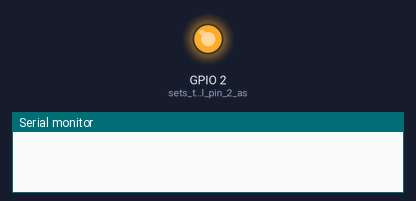
This sketch was run on a simulated ESP32. Parts: output pins drawn as LEDs (lit = HIGH), the last lines printed to the serial monitor. WiFi joins after 1.5 s; servers stay silent unless stated; no MQTT or app messages arrive unless stated; nothing arrives over Bluetooth unless stated.

Above: at 0.1 s.
At 13.6 s:
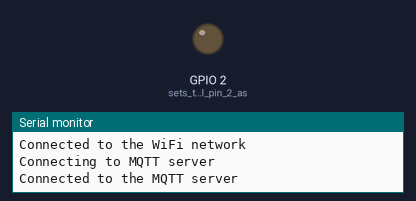
Timing chart, 0 to 15.1 s (numbered marks = the images above):
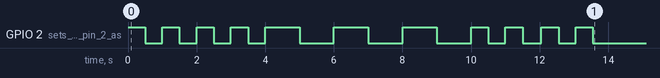

The sketch:

ESP32cidlo.ino
```cpp
#include <BLEDevice.h>

#include <SPI.h>
#include <WiFi.h>
#include <PubSubClient.h>


//// ENTER NETWORK INFO HERE ////////////

const char* networkSSID = "";
const char* networkPW = "";

const char* mqttServer = "";
const int mqttPort = 1883;

const char* mqttID = "testTopic/ESP01"; // topic/sensorID
const char* mqttUser = "";
const char* mqttPW = "";

//////////////////////////////////////////

WiFiClient espClient;
PubSubClient mqttClient(espClient);

void blinkLED(int count, int delaytime)
{
  for (int i=0;i<count;i++)
  {
    digitalWrite(2, HIGH);
    delay(delaytime);
    digitalWrite(2, LOW);
    delay(delaytime);
  }
}

void setupBluetooth()
{
  BLEDevice::init("");
  Serial.println("Bluetooth device initialized");
}


void setupWifi()
{
  WiFi.begin(networkSSID, networkPW);

  while (WiFi.status() != WL_CONNECTED)
  {
    Serial.println("Connecting to WiFi..");
    blinkLED(3,1000);
  }

  Serial.println("Connected to the WiFi network");
}


void setupMQTTclient()
{
  mqttClient.setServer(mqttServer, mqttPort);

  Serial.println("Connecting to MQTT server");
  bool mqttConnection = 0;
  while(!mqttConnection)
  {
    mqttConnection = mqttClient.connect(mqttID, mqttUser, mqttPW);
    if (mqttConnection)
    {
      Serial.println("Connected to the MQTT server");
    }
    else
    {
      Serial.println("Connection to the MQTT server failed.. new attempt");
      blinkLED(3,1000);
    }
  }
}


void setup()
{
  Serial.begin(115200);

  pinMode(2, OUTPUT);    // sets the digital pin 2 as output

  blinkLED(2,500);


  setupBluetooth();

  blinkLED(2,500);

  setupWifi();

  blinkLED(2,500);

  setupMQTTclient();

  blinkLED(2,500);

  Serial.println("Sensor is ready");

}

void loop()
{
  digitalWrite(2, LOW);
  // This is needed at the top of the loop!
  mqttClient.loop();

  // Ensure that we are subscribed to the topic "testTopic"
  mqttClient.subscribe(mqttID);


  Serial.println("\n------------- BEGIN -------------------\n");

  BLEScan *scan = BLEDevice::getScan();
  scan->setActiveScan(true);
  BLEScanResults results = scan->start(1);

  for (int i = 0; i < results.getCount(); i++)
  {

    BLEAdvertisedDevice device = results.getDevice(i);

    int rssi = device.getRSSI();

    BLEAddress address = device.getAddress();
    std::string addSTR = address.toString();

    char mqttMessage[40];


    strcpy(mqttMessage,device.getName().c_str());
    strcat(mqttMessage,";");

    strcat(mqttMessage,addSTR.c_str());
    strcat(mqttMessage,";");

    char rssiStr[3];
    itoa(rssi,rssiStr,10);

    strcat(mqttMessage,rssiStr);
    strcat(mqttMessage,";");

    // Attempt to publish a value to the topic
    if(mqttClient.publish( mqttID, mqttMessage))
    {
      Serial.print("Published: ");
      Serial.println(mqttMessage);
    }
    else
    {
      Serial.println("Could not send message!");
    }

    // Dont overload the server!
    delay(1000);
  }

  delay(3000);
  Serial.println("\n------------- END -------------------\n");
}
```
